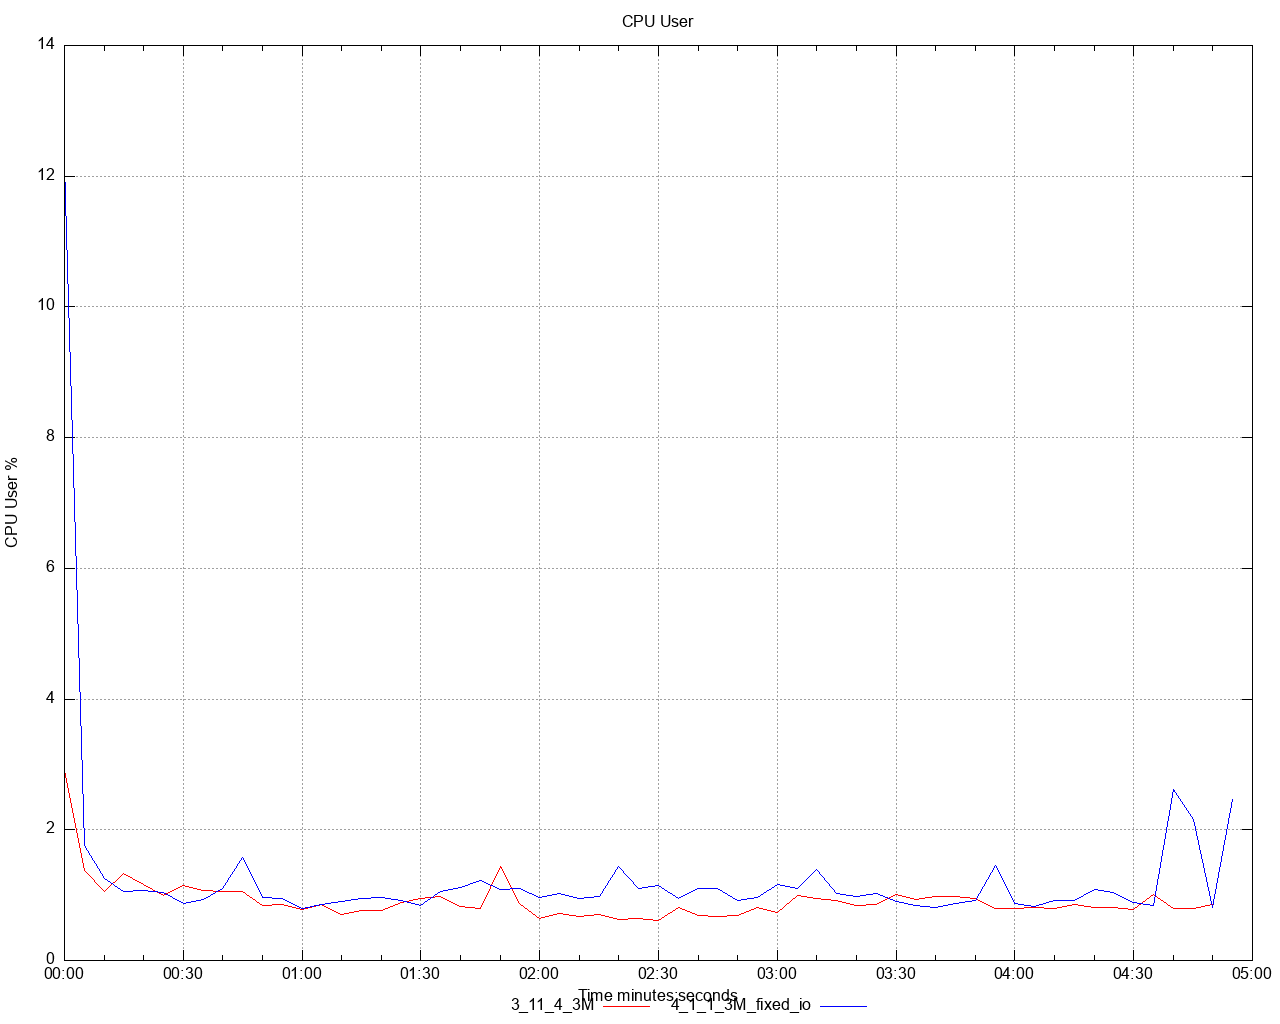

Reproduce this figure in gnuplot.
set title 'CPU User' noenhanced
set style data lines
set datafile separator ","
set terminal png size 1280,1024
set grid
set key below
set xdata time
set timefmt "%s"
offset = 0
t0(x)=(offset=($0==0) ? x : offset, x - offset)
set xlabel 'Time minutes:seconds'
set ylabel 'CPU User %'
set output '/Users/ahmet.mircik/simulator/tests/report_3M_rate_limit_fixed_io_3_11/dstat/cpu_user_A1.png'
plot \
   '/Users/ahmet.mircik/simulator/tests/report_3M_rate_limit_fixed_io_3_11/data/cpu_user_A1_1.data' using (t0(timecolumn(1))):2 title "3_11_4_3M" noenhanced lt rgb "red", \
   '/Users/ahmet.mircik/simulator/tests/report_3M_rate_limit_fixed_io_3_11/data/cpu_user_A1_2.data' using (t0(timecolumn(1))):2 title "4_1_1_3M_fixed_io" noenhanced lt rgb "blue", \
